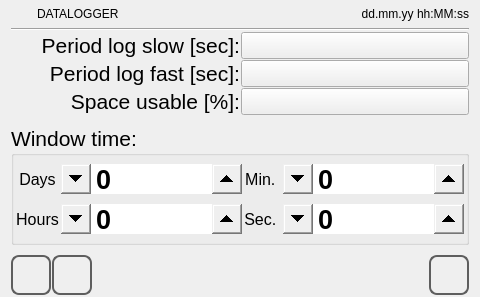
<?xml version="1.0" encoding="UTF-8"?>
<ui version="4.0">
 <class>datalog_set</class>
 <widget class="QWidget" name="datalog_set">
  <property name="geometry">
   <rect>
    <x>0</x>
    <y>0</y>
    <width>480</width>
    <height>297</height>
   </rect>
  </property>
  <property name="minimumSize">
   <size>
    <width>0</width>
    <height>0</height>
   </size>
  </property>
  <property name="maximumSize">
   <size>
    <width>16777215</width>
    <height>16777215</height>
   </size>
  </property>
  <property name="windowTitle">
   <string>datalog_set</string>
  </property>
  <property name="styleSheet">
   <string notr="true">QPushButton
{
	font: 20pt &quot;Ubuntu&quot;;
}

 QSpinBox {
	font: 1000 20pt &quot;Ubuntu&quot;;
 }

 QSpinBox::up-button {
     subcontrol-origin: border;
     subcontrol-position: right center;
     height:30px;
     width: 30px;
 }

 QSpinBox::up-arrow {
	image: url(:/systemicons/img/Forward.png);
     width: 10px;
     height: 10px;
 }

 QSpinBox::down-button {
     subcontrol-origin: border;
     subcontrol-position: left center;
     height: 30px;
     width: 30px;
}

 QSpinBox::down-arrow {
 	image: url(:/systemicons/img/Back.png);
     width: 10px;
     height: 10px;
 }
</string>
  </property>
  <layout class="QVBoxLayout" name="verticalLayout">
   <property name="spacing">
    <number>1</number>
   </property>
   <property name="topMargin">
    <number>2</number>
   </property>
   <property name="bottomMargin">
    <number>2</number>
   </property>
   <item>
    <layout class="QHBoxLayout" name="horizontalLayout">
     <property name="sizeConstraint">
      <enum>QLayout::SetMinimumSize</enum>
     </property>
     <item>
      <widget class="QLabel" name="labelIcon">
       <property name="minimumSize">
        <size>
         <width>25</width>
         <height>25</height>
        </size>
       </property>
       <property name="maximumSize">
        <size>
         <width>25</width>
         <height>25</height>
        </size>
       </property>
       <property name="focusPolicy">
        <enum>Qt::NoFocus</enum>
       </property>
       <property name="styleSheet">
        <string notr="true"/>
       </property>
       <property name="text">
        <string/>
       </property>
      </widget>
     </item>
     <item>
      <widget class="QLabel" name="labelTitle">
       <property name="sizePolicy">
        <sizepolicy hsizetype="Preferred" vsizetype="Fixed">
         <horstretch>0</horstretch>
         <verstretch>0</verstretch>
        </sizepolicy>
       </property>
       <property name="focusPolicy">
        <enum>Qt::NoFocus</enum>
       </property>
       <property name="text">
        <string>DATALOGGER</string>
       </property>
      </widget>
     </item>
     <item>
      <widget class="QLabel" name="labelUserName">
       <property name="text">
        <string/>
       </property>
      </widget>
     </item>
     <item>
      <widget class="QLabel" name="labelDataOra">
       <property name="sizePolicy">
        <sizepolicy hsizetype="Preferred" vsizetype="Fixed">
         <horstretch>0</horstretch>
         <verstretch>0</verstretch>
        </sizepolicy>
       </property>
       <property name="focusPolicy">
        <enum>Qt::NoFocus</enum>
       </property>
       <property name="text">
        <string>dd.mm.yy hh:MM:ss</string>
       </property>
       <property name="alignment">
        <set>Qt::AlignRight|Qt::AlignTrailing|Qt::AlignVCenter</set>
       </property>
      </widget>
     </item>
    </layout>
   </item>
   <item>
    <widget class="Line" name="line">
     <property name="focusPolicy">
      <enum>Qt::NoFocus</enum>
     </property>
     <property name="orientation">
      <enum>Qt::Horizontal</enum>
     </property>
    </widget>
   </item>
   <item>
    <layout class="QGridLayout" name="gridLayoutLog">
     <item row="0" column="1">
      <widget class="QPushButton" name="pushButtonLogFreqS">
       <property name="minimumSize">
        <size>
         <width>0</width>
         <height>27</height>
        </size>
       </property>
       <property name="maximumSize">
        <size>
         <width>16777215</width>
         <height>27</height>
        </size>
       </property>
       <property name="focusPolicy">
        <enum>Qt::NoFocus</enum>
       </property>
       <property name="text">
        <string/>
       </property>
      </widget>
     </item>
     <item row="1" column="1">
      <widget class="QPushButton" name="pushButtonLogFreqF">
       <property name="minimumSize">
        <size>
         <width>0</width>
         <height>27</height>
        </size>
       </property>
       <property name="maximumSize">
        <size>
         <width>16777215</width>
         <height>27</height>
        </size>
       </property>
       <property name="focusPolicy">
        <enum>Qt::NoFocus</enum>
       </property>
       <property name="text">
        <string/>
       </property>
      </widget>
     </item>
     <item row="0" column="0">
      <widget class="QLabel" name="labelLogFreqS">
       <property name="minimumSize">
        <size>
         <width>0</width>
         <height>27</height>
        </size>
       </property>
       <property name="maximumSize">
        <size>
         <width>16777215</width>
         <height>27</height>
        </size>
       </property>
       <property name="font">
        <font>
         <pointsize>16</pointsize>
        </font>
       </property>
       <property name="focusPolicy">
        <enum>Qt::NoFocus</enum>
       </property>
       <property name="text">
        <string>Period log slow [sec]:</string>
       </property>
       <property name="alignment">
        <set>Qt::AlignRight|Qt::AlignTrailing|Qt::AlignVCenter</set>
       </property>
      </widget>
     </item>
     <item row="1" column="0">
      <widget class="QLabel" name="labelLogFreqF">
       <property name="minimumSize">
        <size>
         <width>0</width>
         <height>27</height>
        </size>
       </property>
       <property name="maximumSize">
        <size>
         <width>16777215</width>
         <height>27</height>
        </size>
       </property>
       <property name="font">
        <font>
         <pointsize>16</pointsize>
        </font>
       </property>
       <property name="focusPolicy">
        <enum>Qt::NoFocus</enum>
       </property>
       <property name="text">
        <string>Period log fast [sec]:</string>
       </property>
       <property name="alignment">
        <set>Qt::AlignRight|Qt::AlignTrailing|Qt::AlignVCenter</set>
       </property>
      </widget>
     </item>
     <item row="2" column="0">
      <widget class="QLabel" name="labelSpace">
       <property name="minimumSize">
        <size>
         <width>0</width>
         <height>27</height>
        </size>
       </property>
       <property name="maximumSize">
        <size>
         <width>16777215</width>
         <height>27</height>
        </size>
       </property>
       <property name="font">
        <font>
         <pointsize>16</pointsize>
        </font>
       </property>
       <property name="text">
        <string>Space usable [%]:</string>
       </property>
       <property name="alignment">
        <set>Qt::AlignRight|Qt::AlignTrailing|Qt::AlignVCenter</set>
       </property>
      </widget>
     </item>
     <item row="2" column="1">
      <widget class="QPushButton" name="pushButtonSpace">
       <property name="minimumSize">
        <size>
         <width>0</width>
         <height>27</height>
        </size>
       </property>
       <property name="maximumSize">
        <size>
         <width>16777215</width>
         <height>27</height>
        </size>
       </property>
       <property name="text">
        <string/>
       </property>
      </widget>
     </item>
    </layout>
   </item>
   <item>
    <spacer name="verticalSpacer">
     <property name="orientation">
      <enum>Qt::Vertical</enum>
     </property>
     <property name="sizeHint" stdset="0">
      <size>
       <width>20</width>
       <height>0</height>
      </size>
     </property>
    </spacer>
   </item>
   <item>
    <widget class="QGroupBox" name="groupBoxTime">
     <property name="sizePolicy">
      <sizepolicy hsizetype="Preferred" vsizetype="Fixed">
       <horstretch>0</horstretch>
       <verstretch>0</verstretch>
      </sizepolicy>
     </property>
     <property name="minimumSize">
      <size>
       <width>0</width>
       <height>120</height>
      </size>
     </property>
     <property name="font">
      <font>
       <pointsize>16</pointsize>
      </font>
     </property>
     <property name="focusPolicy">
      <enum>Qt::NoFocus</enum>
     </property>
     <property name="title">
      <string>Window time:</string>
     </property>
     <layout class="QGridLayout" name="gridLayout">
      <property name="leftMargin">
       <number>2</number>
      </property>
      <property name="topMargin">
       <number>0</number>
      </property>
      <property name="rightMargin">
       <number>2</number>
      </property>
      <property name="bottomMargin">
       <number>0</number>
      </property>
      <property name="spacing">
       <number>2</number>
      </property>
      <item row="0" column="0">
       <widget class="QLabel" name="labelDays">
        <property name="sizePolicy">
         <sizepolicy hsizetype="Minimum" vsizetype="Minimum">
          <horstretch>0</horstretch>
          <verstretch>0</verstretch>
         </sizepolicy>
        </property>
        <property name="font">
         <font>
          <pointsize>12</pointsize>
         </font>
        </property>
        <property name="focusPolicy">
         <enum>Qt::NoFocus</enum>
        </property>
        <property name="text">
         <string>Days</string>
        </property>
        <property name="alignment">
         <set>Qt::AlignCenter</set>
        </property>
       </widget>
      </item>
      <item row="0" column="2">
       <widget class="QLabel" name="labelMinutes">
        <property name="sizePolicy">
         <sizepolicy hsizetype="Minimum" vsizetype="Minimum">
          <horstretch>0</horstretch>
          <verstretch>0</verstretch>
         </sizepolicy>
        </property>
        <property name="font">
         <font>
          <pointsize>12</pointsize>
         </font>
        </property>
        <property name="focusPolicy">
         <enum>Qt::NoFocus</enum>
        </property>
        <property name="text">
         <string>Min. </string>
        </property>
        <property name="alignment">
         <set>Qt::AlignCenter</set>
        </property>
       </widget>
      </item>
      <item row="0" column="1">
       <widget class="QSpinBox" name="spinBoxDays">
        <property name="sizePolicy">
         <sizepolicy hsizetype="Expanding" vsizetype="Fixed">
          <horstretch>0</horstretch>
          <verstretch>0</verstretch>
         </sizepolicy>
        </property>
        <property name="minimumSize">
         <size>
          <width>0</width>
          <height>30</height>
         </size>
        </property>
        <property name="maximumSize">
         <size>
          <width>16777215</width>
          <height>30</height>
         </size>
        </property>
        <property name="font">
         <font>
          <family>Ubuntu</family>
          <pointsize>20</pointsize>
          <weight>99</weight>
          <italic>false</italic>
          <bold>true</bold>
         </font>
        </property>
        <property name="focusPolicy">
         <enum>Qt::NoFocus</enum>
        </property>
        <property name="wrapping">
         <bool>true</bool>
        </property>
       </widget>
      </item>
      <item row="1" column="0">
       <widget class="QLabel" name="labelHours">
        <property name="sizePolicy">
         <sizepolicy hsizetype="Minimum" vsizetype="Minimum">
          <horstretch>0</horstretch>
          <verstretch>0</verstretch>
         </sizepolicy>
        </property>
        <property name="font">
         <font>
          <pointsize>12</pointsize>
         </font>
        </property>
        <property name="focusPolicy">
         <enum>Qt::NoFocus</enum>
        </property>
        <property name="text">
         <string>Hours</string>
        </property>
        <property name="alignment">
         <set>Qt::AlignCenter</set>
        </property>
       </widget>
      </item>
      <item row="1" column="1">
       <widget class="QSpinBox" name="spinBoxHours">
        <property name="sizePolicy">
         <sizepolicy hsizetype="Expanding" vsizetype="Fixed">
          <horstretch>0</horstretch>
          <verstretch>0</verstretch>
         </sizepolicy>
        </property>
        <property name="minimumSize">
         <size>
          <width>0</width>
          <height>30</height>
         </size>
        </property>
        <property name="maximumSize">
         <size>
          <width>16777215</width>
          <height>30</height>
         </size>
        </property>
        <property name="font">
         <font>
          <family>Ubuntu</family>
          <pointsize>20</pointsize>
          <weight>99</weight>
          <italic>false</italic>
          <bold>true</bold>
         </font>
        </property>
        <property name="focusPolicy">
         <enum>Qt::NoFocus</enum>
        </property>
        <property name="wrapping">
         <bool>true</bool>
        </property>
        <property name="maximum">
         <number>59</number>
        </property>
       </widget>
      </item>
      <item row="1" column="2">
       <widget class="QLabel" name="labelSeconds">
        <property name="sizePolicy">
         <sizepolicy hsizetype="Minimum" vsizetype="Minimum">
          <horstretch>0</horstretch>
          <verstretch>0</verstretch>
         </sizepolicy>
        </property>
        <property name="font">
         <font>
          <pointsize>12</pointsize>
         </font>
        </property>
        <property name="focusPolicy">
         <enum>Qt::NoFocus</enum>
        </property>
        <property name="text">
         <string>Sec. </string>
        </property>
        <property name="alignment">
         <set>Qt::AlignCenter</set>
        </property>
       </widget>
      </item>
      <item row="1" column="3">
       <widget class="QSpinBox" name="spinBoxSeconds">
        <property name="sizePolicy">
         <sizepolicy hsizetype="Expanding" vsizetype="Fixed">
          <horstretch>0</horstretch>
          <verstretch>0</verstretch>
         </sizepolicy>
        </property>
        <property name="minimumSize">
         <size>
          <width>0</width>
          <height>30</height>
         </size>
        </property>
        <property name="maximumSize">
         <size>
          <width>16777215</width>
          <height>30</height>
         </size>
        </property>
        <property name="font">
         <font>
          <family>Ubuntu</family>
          <pointsize>20</pointsize>
          <weight>99</weight>
          <italic>false</italic>
          <bold>true</bold>
         </font>
        </property>
        <property name="focusPolicy">
         <enum>Qt::NoFocus</enum>
        </property>
        <property name="wrapping">
         <bool>true</bool>
        </property>
        <property name="maximum">
         <number>23</number>
        </property>
       </widget>
      </item>
      <item row="0" column="3">
       <widget class="QSpinBox" name="spinBoxMinutes">
        <property name="sizePolicy">
         <sizepolicy hsizetype="Expanding" vsizetype="Fixed">
          <horstretch>0</horstretch>
          <verstretch>0</verstretch>
         </sizepolicy>
        </property>
        <property name="minimumSize">
         <size>
          <width>0</width>
          <height>30</height>
         </size>
        </property>
        <property name="maximumSize">
         <size>
          <width>16777215</width>
          <height>30</height>
         </size>
        </property>
        <property name="font">
         <font>
          <family>Ubuntu</family>
          <pointsize>20</pointsize>
          <weight>99</weight>
          <italic>false</italic>
          <bold>true</bold>
         </font>
        </property>
        <property name="focusPolicy">
         <enum>Qt::NoFocus</enum>
        </property>
        <property name="wrapping">
         <bool>true</bool>
        </property>
        <property name="maximum">
         <number>59</number>
        </property>
       </widget>
      </item>
     </layout>
    </widget>
   </item>
   <item>
    <spacer name="verticalSpacer_2">
     <property name="orientation">
      <enum>Qt::Vertical</enum>
     </property>
     <property name="sizeHint" stdset="0">
      <size>
       <width>20</width>
       <height>0</height>
      </size>
     </property>
    </spacer>
   </item>
   <item>
    <layout class="QHBoxLayout" name="horizontalLayoutBt">
     <item>
      <widget class="QPushButton" name="pushButtonHome">
       <property name="sizePolicy">
        <sizepolicy hsizetype="Minimum" vsizetype="Fixed">
         <horstretch>60</horstretch>
         <verstretch>60</verstretch>
        </sizepolicy>
       </property>
       <property name="minimumSize">
        <size>
         <width>40</width>
         <height>40</height>
        </size>
       </property>
       <property name="maximumSize">
        <size>
         <width>40</width>
         <height>40</height>
        </size>
       </property>
       <property name="focusPolicy">
        <enum>Qt::NoFocus</enum>
       </property>
       <property name="styleSheet">
        <string notr="true">QPushButton
{
border: 2px solid  rgb(94, 94, 94);
border-radius: 8px;
qproperty-icon: url(:/systemicons/img/Home.png);
qproperty-iconSize: 24px 24px;
qproperty-focusPolicy: NoFocus;
}
QPushButton:pressed
{
border: 2px solid  rgb(194, 194, 194);
background-color:  rgb(255, 255, 127);
}
QPushButton:disabled
{
border: 2px solid  rgb(194, 194, 194);
}
</string>
       </property>
       <property name="text">
        <string/>
       </property>
      </widget>
     </item>
     <item>
      <widget class="QPushButton" name="pushButtonBack">
       <property name="sizePolicy">
        <sizepolicy hsizetype="Minimum" vsizetype="Fixed">
         <horstretch>60</horstretch>
         <verstretch>60</verstretch>
        </sizepolicy>
       </property>
       <property name="minimumSize">
        <size>
         <width>40</width>
         <height>40</height>
        </size>
       </property>
       <property name="maximumSize">
        <size>
         <width>40</width>
         <height>40</height>
        </size>
       </property>
       <property name="focusPolicy">
        <enum>Qt::NoFocus</enum>
       </property>
       <property name="styleSheet">
        <string notr="true">QPushButton
{
border: 2px solid  rgb(94, 94, 94);
border-radius: 8px;
qproperty-icon: url(:/systemicons/img/Go_back.png);
qproperty-iconSize: 24px 24px;
qproperty-focusPolicy: NoFocus;
}
QPushButton:pressed
{
border: 2px solid  rgb(194, 194, 194);
background-color:  rgb(255, 255, 127);
}
QPushButton:disabled
{
border: 2px solid  rgb(194, 194, 194);
}
</string>
       </property>
       <property name="text">
        <string/>
       </property>
      </widget>
     </item>
     <item>
      <spacer name="horizontalSpacer">
       <property name="focusPolicy">
        <enum>Qt::NoFocus</enum>
       </property>
       <property name="orientation">
        <enum>Qt::Horizontal</enum>
       </property>
       <property name="sizeHint" stdset="0">
        <size>
         <width>40</width>
         <height>20</height>
        </size>
       </property>
      </spacer>
     </item>
     <item>
      <widget class="QPushButton" name="pushButtonOk">
       <property name="sizePolicy">
        <sizepolicy hsizetype="Minimum" vsizetype="Fixed">
         <horstretch>60</horstretch>
         <verstretch>60</verstretch>
        </sizepolicy>
       </property>
       <property name="minimumSize">
        <size>
         <width>40</width>
         <height>40</height>
        </size>
       </property>
       <property name="maximumSize">
        <size>
         <width>40</width>
         <height>40</height>
        </size>
       </property>
       <property name="focusPolicy">
        <enum>Qt::NoFocus</enum>
       </property>
       <property name="styleSheet">
        <string notr="true">QPushButton
{
border: 2px solid  rgb(94, 94, 94);
border-radius: 8px;
qproperty-icon: url(:/systemicons/img/OK.png);
qproperty-iconSize: 24px 24px;
qproperty-focusPolicy: NoFocus;
}
QPushButton:pressed
{
border: 2px solid  rgb(194, 194, 194);
background-color:  rgb(255, 255, 127);
}
QPushButton:disabled
{
border: 2px solid  rgb(194, 194, 194);
}
</string>
       </property>
       <property name="text">
        <string/>
       </property>
      </widget>
     </item>
    </layout>
   </item>
  </layout>
 </widget>
 <resources/>
 <connections/>
</ui>
